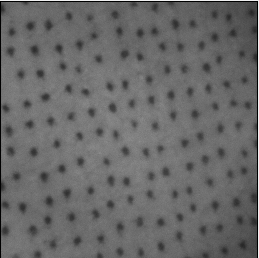
#> input picture 1.png, 259 x 258 px
$ python app.py
#> lines starting #> are read from the running program, lines starting #| are printed output that depends on the picture; after the words box and inside, x2 and y2 are one past the last pixel; in counts of white or black regions, pixels touching at a corner belong together
import math
import os
import numpy as np
import cv2 as cv
import matplotlib.pyplot as plt

OFFSET = 50
IMG_SIZE = (500, 500)

WIDTH = 20
DISTANCE = 5
STEP = 25

img = cv.imread('1.png', 0)
#> img is the input picture: shape (258, 259); min 0, max 240, mean 104.2
src = cv.resize(img, IMG_SIZE)

for ang in range(15):
    rows,cols = src.shape
    M = cv.getRotationMatrix2D(((cols-1)/2.0,(rows-1)/2.0),ang,1)
    img = cv.warpAffine(src,M,(cols,rows))

    img = img[50:-50, 50:-50]

    img = cv.adaptiveThreshold(img, 255, cv.ADAPTIVE_THRESH_GAUSSIAN_C, cv.THRESH_BINARY, 15, 7)

    deltas = []
    for u in range(30):
        i = 5 * u
        horizontal_crops_0 = 255 - img[i:i + WIDTH, :]
        horizontal_crops_1 = 255 - img[i + WIDTH + DISTANCE:i + 2 * WIDTH + DISTANCE, :]

        density_0 = []
        density_1 = []
        x = []
        for k in range(400 // STEP):
            density_0.append(np.mean(horizontal_crops_0[:, k * STEP:(k + 1) * STEP - 1]))
            density_1.append(np.mean(horizontal_crops_1[:, k * STEP:(k + 1) * STEP - 1]))
            x.append(k)

        for j in x:
            if density_0[j] > 20:
                x_0 = j
                break
        for j in x:
            if density_1[j] > 20:
                x_1 = j
                break

        delta = math.fabs(x_0 - x_1) * STEP
        deltas.append(delta)

    deltas = np.array(deltas)
    delta = np.mean(deltas)

    hh = 200 - 400 * (WIDTH + DISTANCE) / delta
    print(hh)

    img_final = cv.line(img, (0, 200), (400, int(hh)), (0, 0, 0), 2)

    cv.imshow('final', img_final)
    cv.waitKey(0)
#> this loop made 15 passes
#> pass 1, `img = img[50:-50, 50:-50]`:
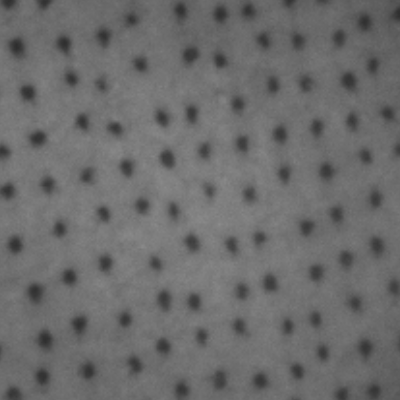
#> img: shape (400, 400); min 46, max 140, mean 107.6
#> pass 1, `img = cv.adaptiveThreshold(img, 255, cv.ADAPTIVE_THRESH_GAUSSIAN_C, cv..`:
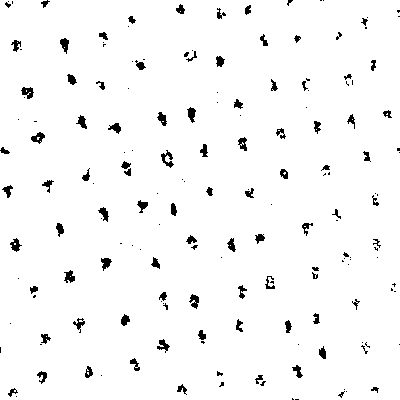
#> img: shape (400, 400); 96.8% white; 174 black regions (88 under 20 px), largest, box (x1, y1, x2, y2) and area: (161, 150, 174, 168) 101, (21, 87, 34, 99) 95, (31, 132, 45, 144) 89
#> pass 1, `img_final = cv.line(img, (0, 200), (400, int(hh)), (0, 0, 0), 2)`:
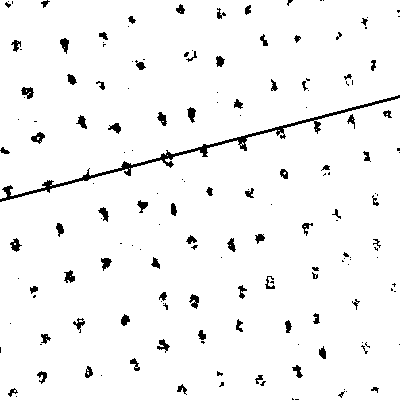
#> img_final: shape (400, 400); 96.1% white; 165 black regions (88 under 20 px), largest, box (x1, y1, x2, y2) and area: (0, 95, 400, 202) 1724, (21, 87, 34, 99) 95, (31, 132, 45, 144) 89
#> pass 2, `img = cv.warpAffine(src,M,(cols,rows))`:
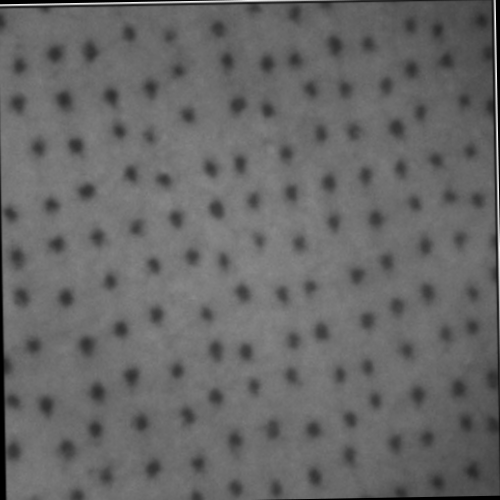
#> img: shape (500, 500); min 0, max 240, mean 103.1
#> after the loop:
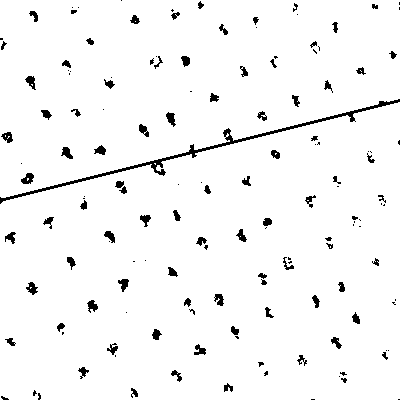
#> img: shape (400, 400); 96.3% white; 148 black regions (65 under 20 px), largest, box (x1, y1, x2, y2) and area: (0, 99, 400, 204) 1462, (21, 173, 34, 184) 93, (166, 112, 176, 127) 85

$ run again, with image_90degree.png copied over 1.png
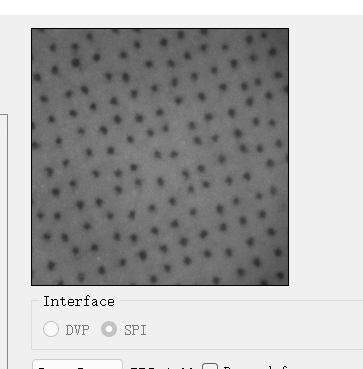
#> input picture image_90degree.png, 363 x 369 px
#> the loop `for ang in range(15):` made 15 passes
#> pass 1, `img = cv.adaptiveThreshold(img, 255, cv.ADAPTIVE_THRESH_GAUSSIAN_C, cv..`:
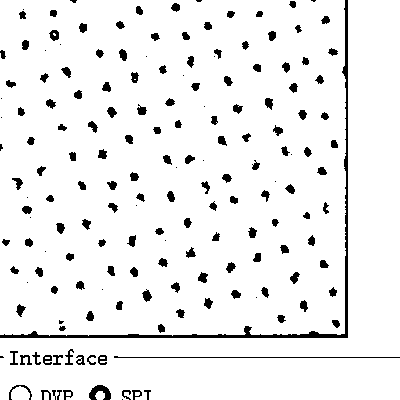
#> img: shape (400, 400); 93.6% white; 174 black regions (28 under 20 px), largest, box (x1, y1, x2, y2) and area: (0, 0, 348, 338) 2147, (114, 356, 400, 358) 290, (89, 385, 111, 400) 197
#> after the loop `for ang in range(15):`:
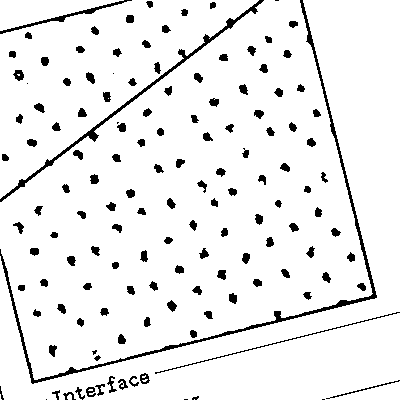
#> img: shape (400, 400); 93% white; 139 black regions (9 under 20 px), largest, box (x1, y1, x2, y2) and area: (0, 0, 377, 384) 2471, (0, 0, 264, 202) 1262, (0, 0, 132, 34) 406
